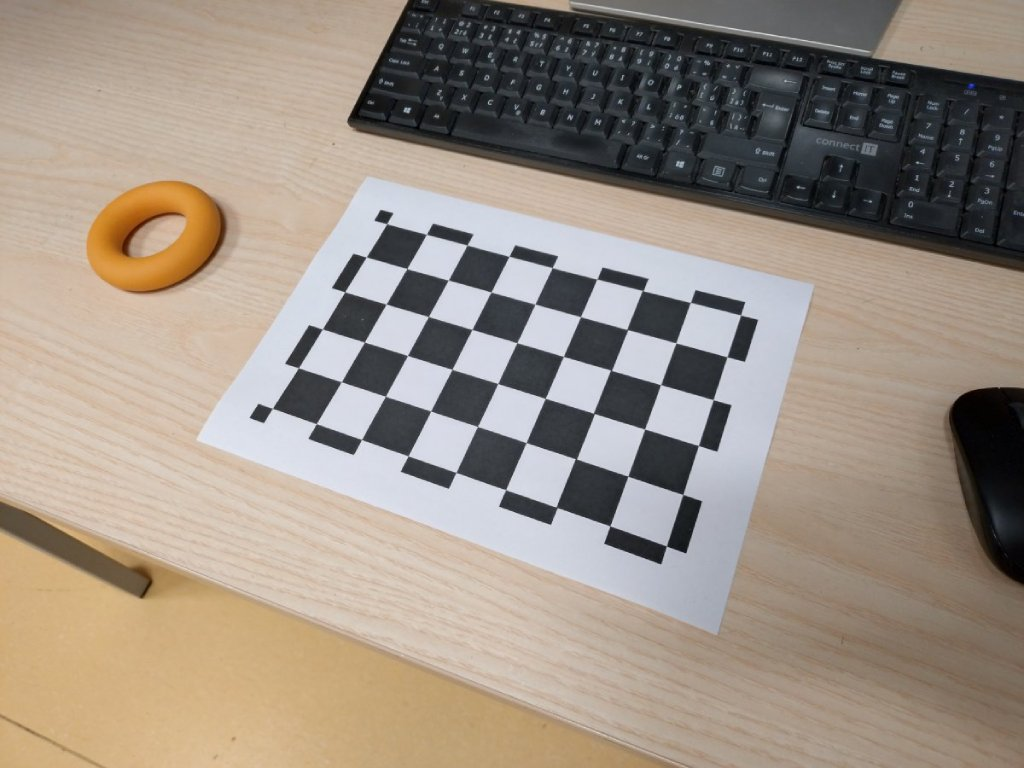
#> input picture lab05_perception/lab05_perception/chessboard/chess1.jpg, 1024 x 768 px; its folder holds only this picture in this run
$ python example.py
#> lines starting #> are read from the running program, lines starting #| are printed output that depends on the picture; after the words box and inside, x2 and y2 are one past the last pixel; in counts of white or black regions, pixels touching at a corner belong together; long printed decimals are rounded
### perception_utils.py
#!/usr/bin/env python
#
# Copyright (c) CTU -- All Rights Reserved
# Created on: 2024-10-21
#     Author: Martin Cífka <martin.cifka@cvut.cz>
#
import numpy as np
import matplotlib.pyplot as plt
import cv2
from matplotlib.patches import FancyArrowPatch
from mpl_toolkits.mplot3d import proj3d
from mpl_toolkits.mplot3d.art3d import Poly3DCollection


def max_resize(img, max_width=1024, max_height=None):
    assert (max_width is None) != (max_height is None)

    if max_width is not None and img.shape[1] > max_width:
        s = max_width / img.shape[1]
        img = cv2.resize(img, (0, 0), fx=s, fy=s)

    elif max_height is not None and img.shape[0] > max_height:
        s = max_height / img.shape[0]
        img = cv2.resize(img, (0, 0), fx=s, fy=s)

    return img


def set_axes_equal(ax: plt.Axes):
    """Set 3D plot axes to equal scale.

    Make axes of 3D plot have equal scale so that spheres appear as
    spheres and cubes as cubes.  Required since `ax.axis('equal')`
    and `ax.set_aspect('equal')` don't work on 3D.
    """
    limits = np.array(
        [
            ax.get_xlim3d(),
            ax.get_ylim3d(),
            ax.get_zlim3d(),
        ]
    )
    origin = np.mean(limits, axis=1)
    radius = 0.5 * np.max(np.abs(limits[:, 1] - limits[:, 0]))
    _set_axes_radius(ax, origin, radius)


def _set_axes_radius(ax, origin, radius):
    x, y, z = origin
    ax.set_xlim3d([x - radius, x + radius])
    ax.set_ylim3d([y - radius, y + radius])
    ax.set_zlim3d([z - radius, z + radius])


class Arrow3D(FancyArrowPatch):
    def __init__(self, xs, ys, zs, *args, **kwargs):
        super().__init__((0, 0), (0, 0), *args, **kwargs)
        self._verts3d = xs, ys, zs

    # [6 lines left out: function do_3d_projection, not called in this run]


def get_camera_pose(rvec, tvec):
    R, _ = cv2.Rodrigues(rvec)
    tvec = tvec.reshape(-1)
    camera_position = -R.T @ tvec
    camera_orientation = R.T

    return camera_position, camera_orientation


def viz_calibration(
    pts3d, grid, rvecs, tvecs, *, camera_idxs=None, axis_length=0.1, text_size=12
):
    if camera_idxs is None:
        camera_idxs = list(range(len(rvecs)))

    # Create a plot
    fig = plt.figure(figsize=(7, 7))
    ax = fig.add_subplot(111, projection="3d")

    # Plot the 3D object points (checkerboard corners)
    # ax.scatter(pts3d[0,:,0], pts3d[0,:,1], pts3d[0,:,2], c='tab:orange', marker='o', label="Chessboard points")
    pts3d = pts3d.reshape(grid[1], grid[0], 3)
    for i in range(0, pts3d.shape[0] - 1):
        for j in range(0, pts3d.shape[1] - 1):
            idxs = [(i, j), (i + 1, j), (i + 1, j + 1), (i, j + 1)]
            rows, cols = np.array(list(zip(*idxs)))
            verts = pts3d[rows, cols][None]
            sq = Poly3DCollection(verts, alpha=0.3)
            sq.set_facecolor("black" if (i + j) % 2 else "white")
            sq.set_edgecolor("black")
            ax.add_collection3d(sq)

    # Plot camera positions and orientations
    for i, (rvec, tvec) in enumerate(zip(rvecs, tvecs)):
        cam_pos, cam_rot = get_camera_pose(rvec, tvec)

        # Plot the camera center (position)
        ax.scatter(
            cam_pos[0],
            cam_pos[1],
            cam_pos[2],
            c="black",
            marker="o",
            label="Camera centers" if i == 0 else "",
        )

        # Visualize the camera orientation as an axis (draw lines for the camera orientation axes)
        xyz_axes = (
            cam_rot.T * axis_length + cam_pos
        )  # Axes - vectors along the camera's x, y, z
        for axis, label, color in zip(
            xyz_axes, ["X Right", "Y Down", "Z Forward"], ["r", "g", "b"]
        ):
            ax.plot(
                [cam_pos[0], axis[0]],
                [cam_pos[1], axis[1]],
                [cam_pos[2], axis[2]],
                c=color,
                label=label if i == 0 else None,
            )
            # ax.add_artist(([cam_pos[0], axis[0]], [cam_pos[1], axis[1]], [cam_pos[2], axis[2]], label=label if i == 0 else None, mutation_scale=10, lw=1, arrowstyle="-|>", color=color))

        ax.text(
            cam_pos[0],
            cam_pos[1],
            cam_pos[2],
            str(camera_idxs[i]),
            size=text_size,
            zorder=1,
            color="k",
        )

    # Set plot labels
    ax.set_xlabel("X")
    ax.set_ylabel("Y")
    ax.set_zlabel("Z")

    ax.set_box_aspect([1, 1, 1])
    set_axes_equal(ax)

    # Show the plot
    plt.legend()
    plt.show()


# [78 lines left out: function viz_calibration_boards, not called in this run]

### example.py
#!/usr/bin/env python
#
# Copyright (c) CTU -- All Rights Reserved
# Created on: 2024-10-21
#     Author: Martin Cífka <martin.cifka@cvut.cz>
#
import cv2
import numpy as np
from perception_utils import viz_calibration
from argparse import ArgumentParser
from pathlib import Path
from perception_utils import max_resize
from matplotlib import pylab as plt


def calibrate(dir, grid, square_size, img_max_width=1024, viz=True):
#> called with dir = 'chessboard', grid = (6, 9), square_size = 30, img_max_width = 1024, viz = True
    extensions = (".jpg", ".jpeg", ".png")
    images = Path(dir).iterdir()
    images = sorted([x for x in images if str(x).lower().endswith(extensions)])[:7]

    # Define the 3D points of the chessboard corners (x,y,0)
    corners3d = np.zeros((1, grid[0] * grid[1], 3), np.float32)
    corners3d[0, :, :2] = np.mgrid[0 : grid[0], 0 : grid[1]].T.reshape(-1, 2)
    corners3d *= square_size  # needed for proper extrinsics only
    print(f"3D points: {corners3d}")
    # Get the 2D points of the chessboard corners in each image
    pts2d = []
    camera_idxs = []
    for i, fname in enumerate(images):
        # Read and preprocess the image
        img = cv2.imread(fname)
#> img is the input picture: shape (768, 1024, 3); mean B, G, R 131.8, 143.7, 155.6
        img = max_resize(img, max_width=img_max_width)
        gray = cv2.cvtColor(img, cv2.COLOR_BGR2GRAY)
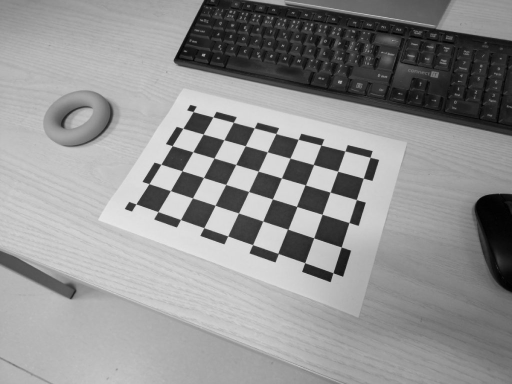
#> gray: shape (768, 1024) (shown at 1/2 size); min 0, max 239, mean 146
        if i == 0:
            h, w = img.shape[:2]
            print(f"Using images preprocessed to size {w}x{h}")
#| Using images preprocessed to size 1024x768
        else:
            assert img.shape[:2] == (h, w), "Inconsistent image dimensions"

        # Try to find the chessboard corners
        criteria = (
            cv2.CALIB_CB_ADAPTIVE_THRESH
            + cv2.CALIB_CB_FAST_CHECK
            + cv2.CALIB_CB_NORMALIZE_IMAGE
        )
        success, corners = cv2.findChessboardCorners(gray, grid, criteria)
#> success = True; corners = 54 rows, first 8: [272.5, 408.5], [298.5, 367.7], [322.5, 329], [344.6, 291.7], [366.2, 257], [386.8, 223.5], [316.5, 423.5], [341.4, 381.7]

        if success:
            camera_idxs.append(i)

            # Subpixel refinement of the corners
            criteria = (cv2.TERM_CRITERIA_EPS + cv2.TERM_CRITERIA_MAX_ITER, 30, 0.001)
            corners = cv2.cornerSubPix(gray, corners, (11, 11), (-1, -1), criteria)
#> corners = 54 rows, first 8: [272.3, 408.4], [297, 367.5], [322.4, 329], [342.8, 291.4], [366.2, 257.1], [384.5, 218.9], [316.3, 423.7], [341.4, 381.7]
            pts2d.append(corners)

            if viz:
                # Draw and display the corners
                img = cv2.drawChessboardCorners(img, grid, corners, success)
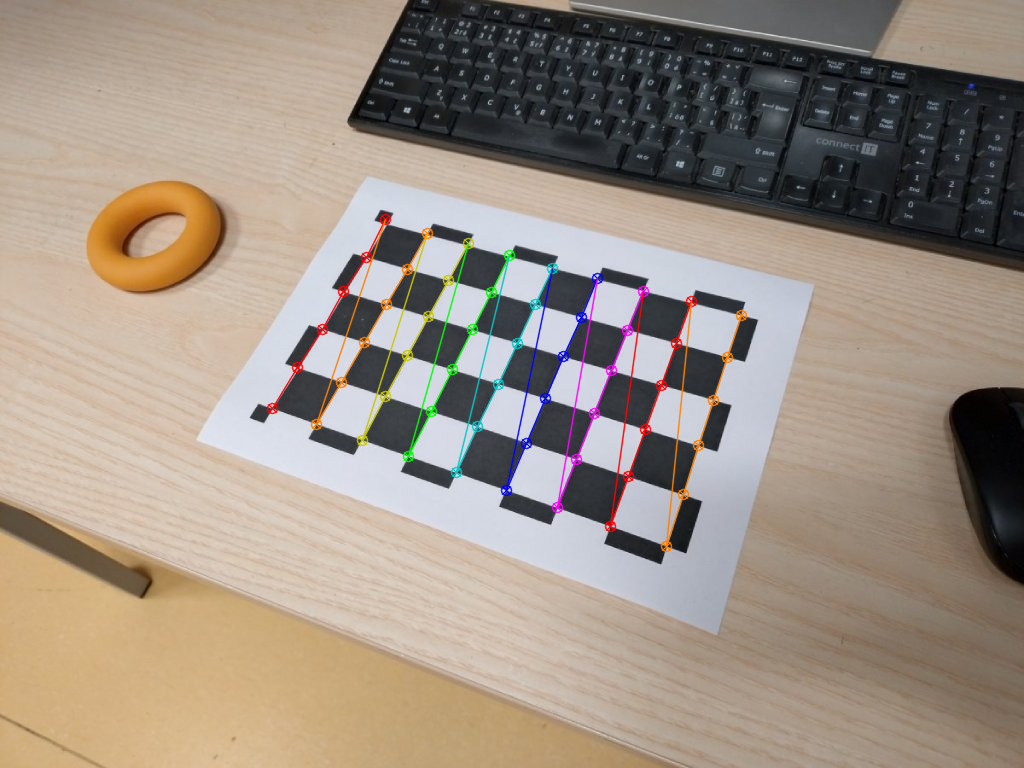
#> img: shape (768, 1024, 3); 1.97% of pixels changed, all inside (x1, y1, x2, y2) = (266, 213, 748, 553)

        if viz:
            fig, ax = plt.subplots(figsize=(10, 7))
            ax.imshow(img[:, :, ::-1])
            plt.tight_layout()
            plt.show()

    pts3d = [corners3d for _ in range(len(pts2d))]
#> pts3d = 1 item
    err, K, dist, rvecs, tvecs = cv2.calibrateCamera(
        pts3d, pts2d, gray.shape[::-1], None, None
    )
#> err = 0.676; K = [[755.2, 0, 512.7], [0, 758.7, 387.8], [0, 0, 1]]; dist = [[-0.465, 12.91, -0.0128, -0.00883, -77.49]]; rvecs = ([-0.513, -0.215, -1.18],); tvecs = ([-141.9, 12.9, 451.1],)
    np.savez(
        "calibration.npz",
        K=K,
        dist=dist,
        rvecs=rvecs,
        tvecs=tvecs,
        max_width=img_max_width,
    )

    print(
        f"RMS re-projection error: {err}\n",
    )
#| RMS re-projection error: 0.6762
    print(f"Camera matrix:\n{K}\n")
#| Camera matrix:
#| [[755.150   0.         512.702]
#|  [  0.         758.704 387.782]
#|  [  0.           0.           1.        ]]
    print(f"Distortion coefficients:\n{dist}\n")
#| Distortion coefficients:
#| [[-4.65166253e-01  1.29131180e+01 -1.28076329e-02 -8.82715765e-03
#|   -7.74908998e+01]]

    if viz:
        viz_calibration(
            corners3d,
            grid,
            rvecs,
            tvecs,
            camera_idxs=camera_idxs,
            axis_length=2.2 * square_size,
            text_size=15,
        )
#> the loop in viz_calibration, `for i, (rvec, tvec) in enumerate(zip(rvecs, tvecs)):` made 1 pass
#> (rvec, cam_pos) on pass 1: ([-0.513, -0.215, -1.18], [-125.4, 248.6, -382.4])
#> in viz_calibration, `plt.show()`:
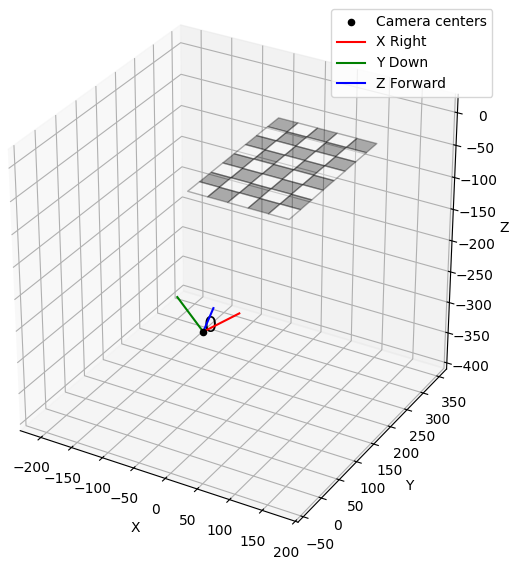
#> figure drawn by matplotlib, 1 panel

    return err, K, dist, rvecs, tvecs


if __name__ == "__main__":
    parser = ArgumentParser()
    parser.add_argument("--dir", default="chessboard", type=str, help="Dir with images")
    parser.add_argument("-width", type=int, default=1024, help="Max image width")
    parser.add_argument("-grid", type=str, default="6x9", help="Grid size")
    parser.add_argument("-square-size", type=float, default=30.0, help="Square size")

    args = parser.parse_args()

    # Get the chessboard grid size
    grid = tuple(map(int, args.grid.split("x")))
    assert len(grid) == 2, "Invalid grid size"

    calibrate(args.dir, grid, args.square_size, img_max_width=args.width)

$ run again, on lab05_perception/lab05_perception/chessboard/chess5.jpg
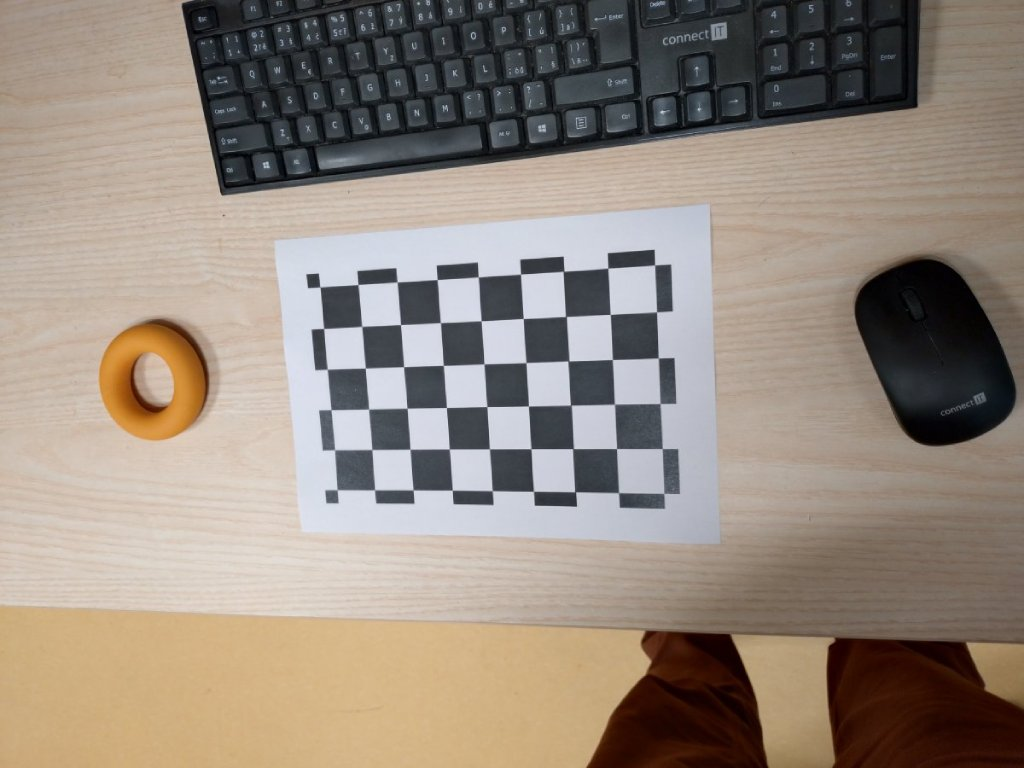
#> input picture lab05_perception/lab05_perception/chessboard/chess5.jpg, 1024 x 768 px
#> in calibrate, img is the input picture: shape (768, 1024, 3); mean B, G, R 125.6, 136.8, 148.8
#| Using images preprocessed to size 1024x768
#> in calibrate, `success, corners = cv2.findChessboardCorners(gray, grid, criteria)`: success = True; corners = 54 rows, first 8: [337.2, 489.8], [334.5, 450], [331.1, 409.7], [327.2, 369.3], [323.7, 328.5], [319.7, 287], [374.6, 489.8], [371.9, 449.6]
#> in calibrate, `corners = cv2.cornerSubPix(gray, corners, (11, 11), (-1, -1), criteria)`: corners = 54 rows, first 8: [334.6, 489.5], [334.5, 449.8], [328.7, 409.5], [327.2, 369.3], [321.5, 328.3], [320, 287], [374.6, 489.9], [371.8, 449.5]
#> in calibrate, `img = cv2.drawChessboardCorners(img, grid, corners, success)`:
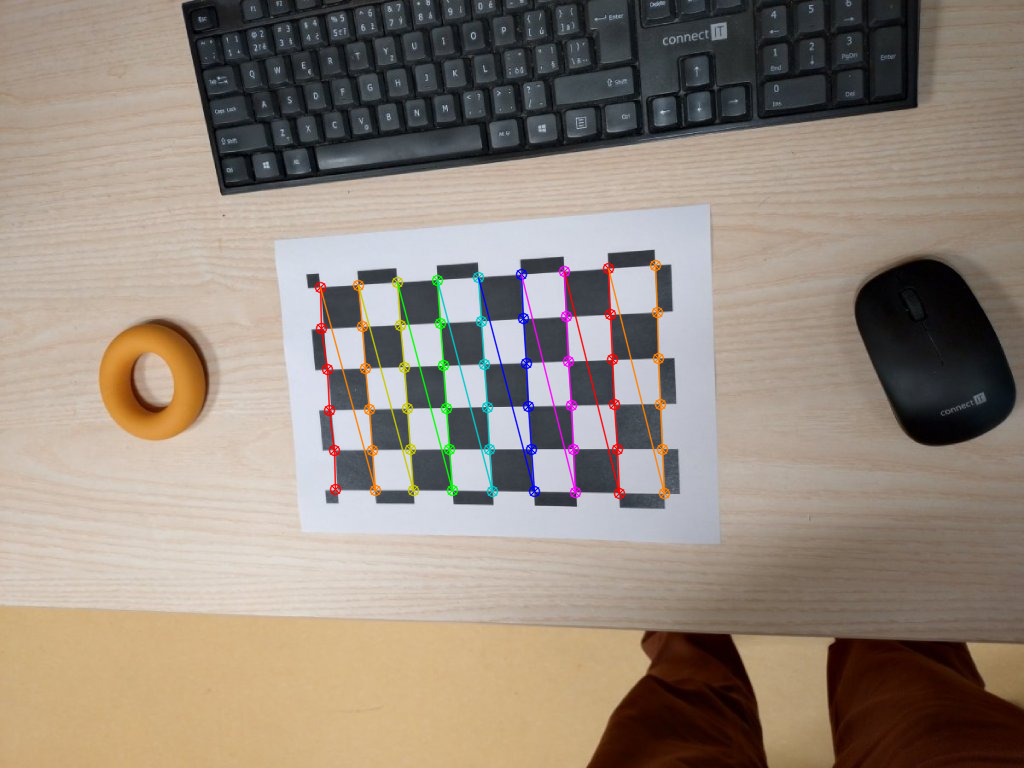
#> img: shape (768, 1024, 3); 1.95% of pixels changed, all inside (x1, y1, x2, y2) = (314, 259, 671, 500)
#> pts3d = 1 item
#> err = 0.48; K = [[849.5, 0, 510.3], [0, 831.1, 406.1], [0, 0, 1]]; dist = [[-0.767, 31.63, 0.00759, -0.0304, -296.2]]; rvecs = ([-0.176, 0.363, -1.59],); tvecs = ([-125.5, 62.06, 627.3],)
#| RMS re-projection error: 0.4805
#| Camera matrix:
#| [[849.474    0.         510.292]
#|  [  0.         831.097 406.052]
#|  [  0.           0.           1.        ]]
#| Distortion coefficients:
#| [[-7.67467071e-01  3.16281946e+01  7.58666293e-03 -3.03671800e-02
#|   -2.96234739e+02]]
#> the loop in viz_calibration, `for i, (rvec, tvec) in enumerate(zip(rvecs, tvecs)):` made 1 pass
#> (rvec, cam_pos) on pass 1: ([-0.176, 0.363, -1.59], [122.7, 330.3, -537.6])
#> in viz_calibration, `plt.show()`:
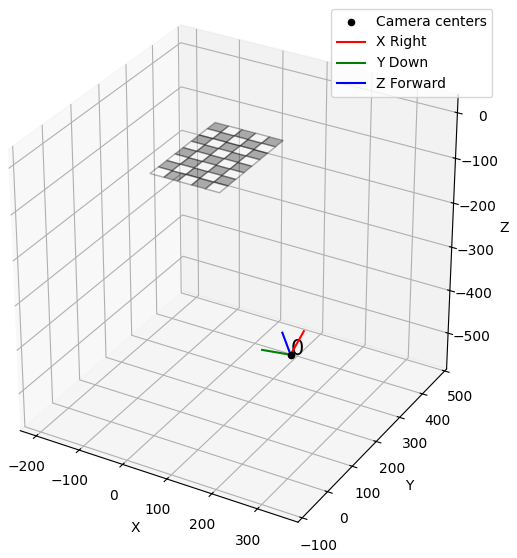
#> figure drawn by matplotlib, 1 panel
